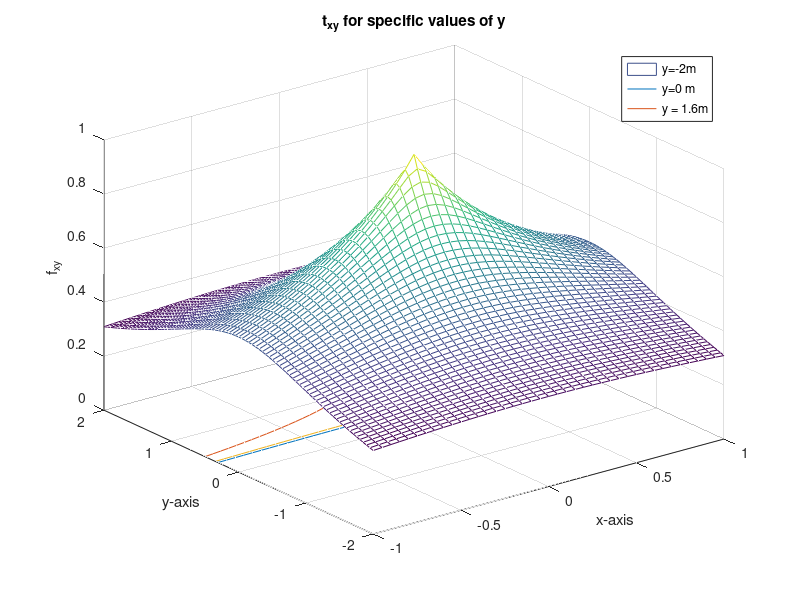

The MATLAB script that drew this image:
x = [-1:0.05:1]
y = [-2:0.05:2]
[nr,nc]=size(x)
length(x)
[X,Y]=meshgrid(x,y)
fxy= 1./(1+(X.^2+Y.^2).^0.5)
mesh(x,y,fxy)
xlabel('x-axis')
ylabel('y-axis')
zlabel('f_{xy}')
title('The function t_{xy}')
%%
hold on
[r1,c1] = find(y==-2)
[r2,c2] = find(y==0)
[r3,c3] = find(y==1.6)
plot(X(1,:),fxy(c1,:))
plot(X(1,:),fxy(c2,:))
plot(X(1,:),fxy(c3,:))
legend('y=-2m','y=0 m', 'y = 1.6m')
title('t_{xy} for specific values of y')
grid on
